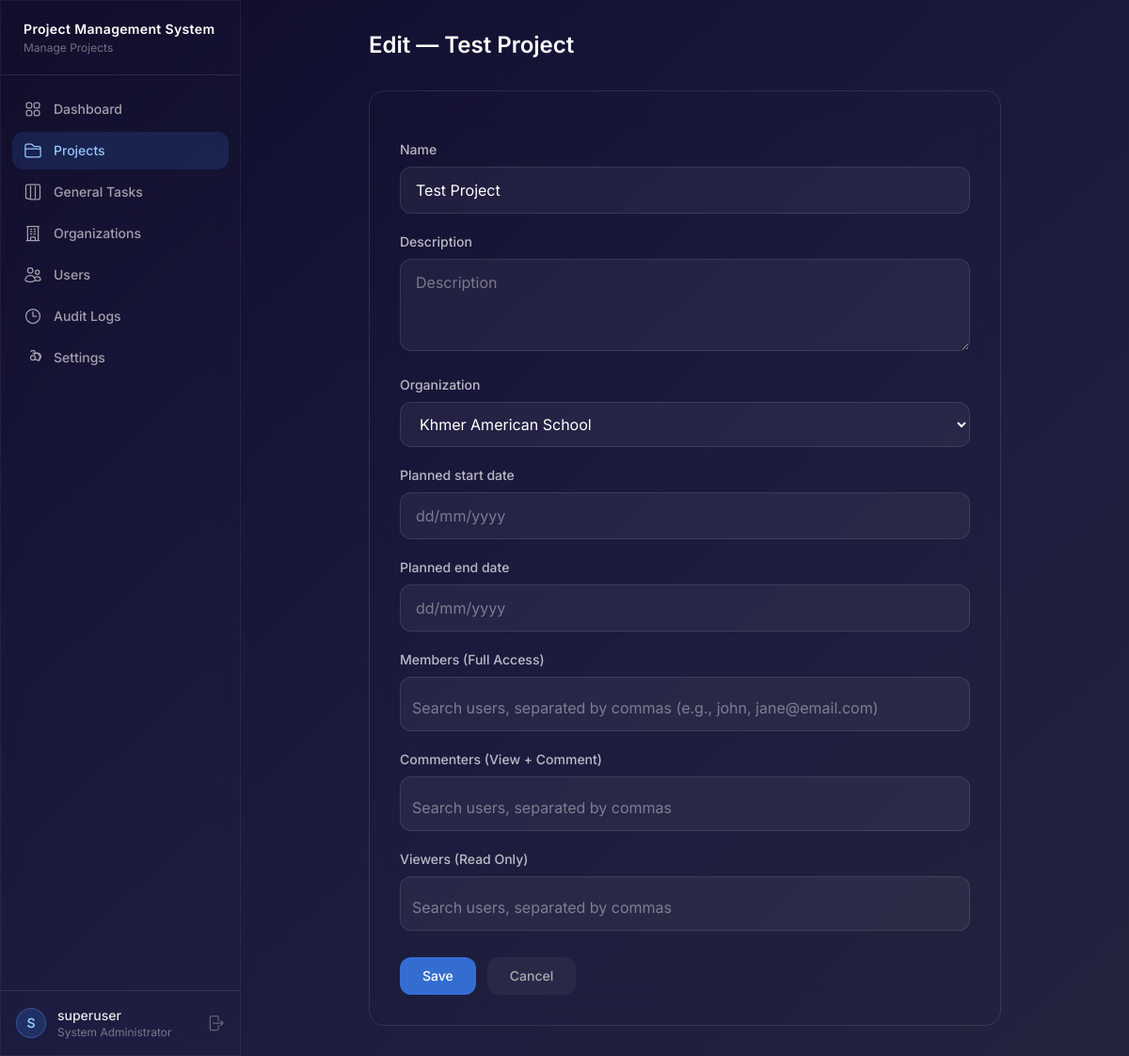
The page /projects/4/edit/ (signed in) on the database its author committed.
### accounts/models.py (models this page shows, shortened)
class User(AbstractUser):
    role = models.ForeignKey(
        Role, on_delete=models.SET_NULL, null=True, blank=True, related_name="users"
    )
    admin_organization = models.ForeignKey(
        "organizations.Organization",
        on_delete=models.SET_NULL,
        null=True,
        blank=True,
        related_name="administrators",
        help_text="Organization this user administrates (only for Administrator role).",
    )
    is_auto_generated = models.BooleanField(
        default=False,
        help_text="Auto-generated accounts are inactive until password reset.",
    )
    perm_create_users = models.BooleanField(null=True, blank=True)
    perm_manage_projects = models.BooleanField(null=True, blank=True)
    perm_manage_tasks = models.BooleanField(null=True, blank=True)
    perm_move_task_stages = models.BooleanField(null=True, blank=True)
    perm_move_task_categories = models.BooleanField(null=True, blank=True)
    perm_reject_testing = models.BooleanField(null=True, blank=True)
    perm_add_project_notes = models.BooleanField(null=True, blank=True)
    perm_view_assigned_only = models.BooleanField(null=True, blank=True)
    perm_manage_organizations = models.BooleanField(null=True, blank=True)
    class Meta:
        ordering = ["username"]
    def is_system_admin(self):
        return self.role and self.role.name == Role.SYSTEM_ADMINISTRATOR
    def has_perm_manage_projects(self):
        return self.is_system_admin() or self._resolve("perm_manage_projects", "can_manage_projects")

class Role(models.Model):
    SYSTEM_ADMINISTRATOR = "system_administrator"
    ADMINISTRATOR = "administrator"
    COORDINATOR = "coordinator"
    DEVELOPER = "developer"
    ROLE_CHOICES = [
        (SYSTEM_ADMINISTRATOR, "System Administrator"),
        (ADMINISTRATOR, "Administrator"),
        (COORDINATOR, "Coordinator"),
        (DEVELOPER, "Developer"),
    ]
    name = models.CharField(max_length=30, choices=ROLE_CHOICES, unique=True)
    description = models.TextField(blank=True)
    can_create_users = models.BooleanField(default=False)
    can_manage_projects = models.BooleanField(default=False)
    can_manage_tasks = models.BooleanField(default=False)
    can_move_task_stages = models.BooleanField(default=False)
    can_move_task_categories = models.BooleanField(default=False)
    can_reject_testing = models.BooleanField(default=False)
    can_add_project_notes = models.BooleanField(default=False)
    can_view_assigned_only = models.BooleanField(default=False)
    can_manage_organizations = models.BooleanField(default=False)
    class Meta:
        ordering = ["name"]
    def __str__(self):
        return self.get_name_display()

### projects/models.py (models this page shows, shortened)
class Project(models.Model):
    name = models.CharField(max_length=200)
    description = models.TextField(blank=True)
    organization = models.ForeignKey(
        "organizations.Organization",
        on_delete=models.CASCADE,
        related_name="projects",
    )
    planned_start_date = models.DateField(null=True, blank=True, help_text="Planned project start date")
    planned_end_date = models.DateField(null=True, blank=True, help_text="Planned project completion date")
    created_by = models.ForeignKey(
        settings.AUTH_USER_MODEL,
        on_delete=models.SET_NULL,
        null=True,
        related_name="created_projects",
    )
    members = models.ManyToManyField(
        settings.AUTH_USER_MODEL, blank=True, related_name="member_projects",
        help_text="Full access: can edit tasks, move between stages, create tasks."
    )
    commenters = models.ManyToManyField(
        settings.AUTH_USER_MODEL,
        blank=True,
        related_name="commenter_projects",
        help_text="Can view all tasks and add comments/notes to project and tasks.",
    )
    viewers = models.ManyToManyField(
        settings.AUTH_USER_MODEL,
        blank=True,
        related_name="viewer_projects",
        help_text="Read-only access to view all project information.",
    )
    created_at = models.DateTimeField(auto_now_add=True)
    updated_at = models.DateTimeField(auto_now=True)
    class Meta:
        ordering = ["-created_at"]
        unique_together = ["organization", "name"]

### projects/views.py (the view, shortened to what this page needs)
# urls.py: path("<int:pk>/edit/", views.project_edit, name="project_edit"),
@login_required
def project_edit(request, pk):
    if not request.user.has_perm_manage_projects():
        messages.error(request, "Permission denied.")
        return redirect("projects:project_list")
    project = get_object_or_404(Project, pk=pk)
    user = request.user
    if not (user.is_system_admin() or project.organization.user_is_member(user)):
        messages.error(request, "Permission denied.")
        return redirect("projects:project_list")
    form = ProjectForm(request.POST or None, instance=project)
    return render(request, "projects/project_form.html", {
        "form": form,
        "title": f"Edit — {project.name}",
        "existing_members": list(project.members.values_list("username", flat=True)),
        "existing_commenters": list(project.commenters.values_list("username", flat=True)),
        "existing_viewers": list(project.viewers.values_list("username", flat=True)),
    })

### organizations/models.py (called while the page is built)
    def __str__(self):
        return self.name

### projects/forms.py (called while the page is built)
    def format_value(self, value):
        if value is None:
            return ''
        if isinstance(value, str):
            return value
        return value.strftime('%d/%m/%Y') if hasattr(value, 'strftime') else value

### templates/projects/project_form.html (shortened to what this page needs)
{% extends "base.html" %}
{% block content %}
<div class="max-w-2xl mx-auto">
    <div class="mb-6 sm:mb-8">
        <h1 class="text-xl sm:text-2xl font-semibold text-white">{{ title }}</h1>
    </div>
    <div class="glass rounded-xl sm:rounded-2xl p-4 sm:p-6 lg:p-8">
        <form method="post" class="space-y-4 sm:space-y-5">
            {% for field in form %}
            <div class="relative">
                <label for="{{ field.id_for_label }}" class="block text-sm font-medium text-white/70 mb-2">
                    {{ field.label }}
                </label>
                {% if 'user-search-field' in field.field.widget.attrs.class %}
                <div class="user-search-container bg-white/5 border border-white/10 rounded-xl p-3 min-h-12">
                    <input
                        type="text"
                        id="{{ field.id_for_label }}"
                        placeholder="{{ field.field.widget.attrs.placeholder }}"
                        class="w-full bg-transparent text-white focus:outline-none placeholder-white/40"
                        autocomplete="off"
                        data-field-type="user-search-multi"
                        data-field-name="{{ field.name }}"
                    />
                </div>
                {% else %}
                {{ field }}
                {% endif %}
            </div>
            {% endfor %}
            <div class="flex flex-col sm:flex-row gap-3 pt-2">
                <button type="submit"
                        class="px-6 py-2.5 bg-blue-500/80 hover:bg-blue-500 text-white text-sm font-medium rounded-xl transition-all w-full sm:w-auto">
                    Save
                </button>
                <a href="{% url 'projects:project_list' %}"
                   class="px-6 py-2.5 bg-white/5 hover:bg-white/10 text-white/60 text-sm font-medium rounded-xl transition-all text-center w-full sm:w-auto">
                    Cancel
                </a>
            </div>
        </form>
    </div>
</div>
{% endblock %}

### templates/base.html (shortened to what this page needs)
{% load static %}
<!DOCTYPE html>
<html lang="en" class="h-full">
<head>
    <link href="{% static 'css/style.css' %}" rel="stylesheet">
    <script src="https://cdn.tailwindcss.com"></script>
</head>
<body class="h-full bg-gradient-to-br from-[#0f0c29] via-[#1a1a3e] to-[#24243e] text-white/90 antialiased">
<div class="flex h-screen overflow-hidden">
    <aside id="sidebar" class="fixed lg:relative inset-y-0 left-0 z-50 w-64 flex-shrink-0 glass-strong flex flex-col border-r border-white/5 transform -translate-x-full lg:translate-x-0 transition-transform duration-300 ease-in-out">
        <div class="px-6 py-5 border-b border-white/10 flex items-center justify-between">
            <div>
                <h1 class="text-sm font-semibold text-white tracking-wide">
                    Project Management System
                </h1>
                <p class="text-xs text-white/40 mt-0.5">Manage Projects</p>
            </div>
        </div>
        <nav class="flex-1 px-3 py-4 space-y-1 overflow-y-auto">
            <a href="{% url 'dashboard' %}"
               class="flex items-center gap-3 px-3 py-2.5 rounded-xl text-sm font-medium
                      {% if request.resolver_match.url_name == 'dashboard' %}bg-blue-500/15 text-blue-300{% else %}text-white/60 hover:text-white/90 hover:bg-white/5{% endif %}
                      transition-all">
                Dashboard
            </a>
            <a href="{% url 'projects:project_list' %}"
               class="flex items-center gap-3 px-3 py-2.5 rounded-xl text-sm font-medium
                      {% if 'projects' in request.path %}bg-blue-500/15 text-blue-300{% else %}text-white/60 hover:text-white/90 hover:bg-white/5{% endif %}
                      transition-all">
                Projects
            </a>
            <a href="{% url 'general_tasks:task_list' %}"
               class="flex items-center gap-3 px-3 py-2.5 rounded-xl text-sm font-medium
                      {% if 'general-tasks' in request.path %}bg-blue-500/15 text-blue-300{% else %}text-white/60 hover:text-white/90 hover:bg-white/5{% endif %}
                      transition-all">
                <svg class="w-5 h-5" fill="none" stroke="currentColor" stroke-width="1.5" viewBox="0 0 24 24"><path stroke-linecap="round" stroke-linejoin="round" d="M9 4.5v15m6-15v15m-11.581.5H5.25A2.25 2.25 0 013 19.25V4.75A2.25 2.25 0 015.25 2.5h13.5A2.25 2.25 0 0121 4.75v14.5A2.25 2.25 0 0118.75 21.5H9.631z"/></svg>
                General Tasks
            </a>
            {% if user.is_system_admin or user.has_perm_manage_organizations %}
            <a href="{% url 'organizations:org_list' %}"
               class="flex items-center gap-3 px-3 py-2.5 rounded-xl text-sm font-medium
                      {% if 'organizations' in request.path %}bg-blue-500/15 text-blue-300{% else %}text-white/60 hover:text-white/90 hover:bg-white/5{% endif %}
                      transition-all">
                Organizations
            </a>
            {% endif %}
            {% if user.is_system_admin %}
            <a href="{% url 'accounts:user_list' %}"
               class="flex items-center gap-3 px-3 py-2.5 rounded-xl text-sm font-medium
                      {% if 'users' in request.path %}bg-blue-500/15 text-blue-300{% else %}text-white/60 hover:text-white/90 hover:bg-white/5{% endif %}
                      transition-all">
                Users
            </a>
            {% endif %}
            {% if user.is_system_admin %}
            <a href="{% url 'logs:audit_log_list' %}"
               class="flex items-center gap-3 px-3 py-2.5 rounded-xl text-sm font-medium
                      {% if 'logs' in request.path %}bg-blue-500/15 text-blue-300{% else %}text-white/60 hover:text-white/90 hover:bg-white/5{% endif %}
                      transition-all">
                <svg class="w-5 h-5" fill="none" stroke="currentColor" stroke-width="1.5" viewBox="0 0 24 24"><path stroke-linecap="round" stroke-linejoin="round" d="M12 6v6h4.5m4.5 0a9 9 0 11-18 0 9 9 0 0118 0z"/></svg>
                Audit Logs
            </a>
            {% endif %}
            <a href="{% url 'accounts:settings' %}"
               class="flex items-center gap-3 px-3 py-2.5 rounded-xl text-sm font-medium
                      {% if 'settings' in request.path %}bg-blue-500/15 text-blue-300{% else %}text-white/60 hover:text-white/90 hover:bg-white/5{% endif %}
                      transition-all">
                Settings
            </a>
        </nav>
        <div class="px-4 py-4 border-t border-white/10">
            <div class="flex items-center gap-3 justify-between">
                <div class="flex items-center gap-3 flex-1 min-w-0">
                    <div class="w-8 h-8 rounded-full bg-blue-500/20 border border-blue-400/30 flex items-center justify-center text-sm font-semibold text-blue-300">
                        {{ user.username.0|upper }}
                    </div>
                    <div class="flex-1 min-w-0">
                        <p class="text-sm font-medium text-white/90 truncate">{{ user.username }}</p>
                        <p class="text-xs text-white/40 truncate">{{ user.role|default:"No role" }}</p>
                    </div>
                </div>
                <a href="{% url 'accounts:logout' %}" class="text-white/30 hover:text-red-400 transition-colors" title="Logout">
                    <svg class="w-5 h-5" fill="none" stroke="currentColor" stroke-width="1.5" viewBox="0 0 24 24"><path stroke-linecap="round" stroke-linejoin="round" d="M15.75 9V5.25A2.25 2.25 0 0013.5 3h-6a2.25 2.25 0 00-2.25 2.25v13.5A2.25 2.25 0 007.5 21h6a2.25 2.25 0 002.25-2.25V15m3 0l3-3m0 0l-3-3m3 3H9"/></svg>
                </a>
            </div>
        </div>
    </aside>
    <main class="flex-1 overflow-y-auto w-full">
        <div class="p-4 sm:p-6 lg:p-8">
            {% block content %}{% endblock %}
        </div>
    </main>
</div>
</body>
</html>

### static/css/style.css (style rules this page uses)
body { font-family: 'Inter', system-ui, -apple-system, sans-serif; overscroll-behavior: none; }
main { overscroll-behavior: none; }
.glass { background: rgba(255, 255, 255, 0.001); backdrop-filter: blur(20px); -webkit-backdrop-filter: blur(20px); border: 1px solid rgba(255, 255, 255, 0.1); }
.glass-strong { background: rgba(255, 255, 255, 0.01); backdrop-filter: blur(12px); -webkit-backdrop-filter: blur(12px); border: 1px solid rgba(255, 255, 255, 0.15); }
* { transition-property: background-color, border-color, opacity; transition-duration: 150ms; }
select option { background: #1e1e2e; color: white; }

### rows shown on the page
User: username.0 "S", username "superuser", role "System Administrator"
Project: form "Test Project" "Khmer American School"

### other values the page prints
{{ title }} "Edit — Test Project"
{{ field.label }} "Name" "Description" "Organization" "Planned start date" "Planned end date" "Members (Full Access)" "Commenters (View + Comment)" "Viewers (Read Only)"
